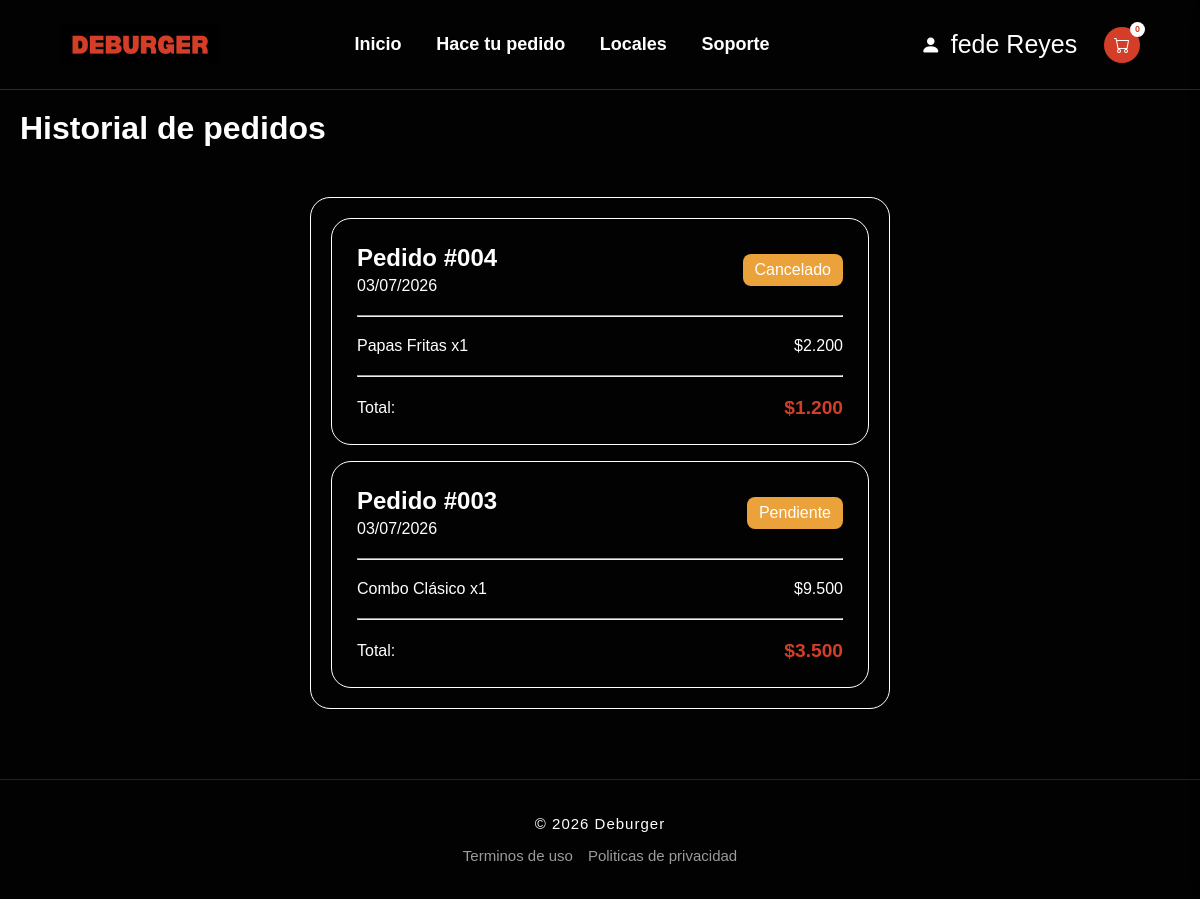
Screenshot of /orders.php (signed in) with the database file from the repository.
### tables this page shows
CREATE TABLE `detalle_pedidos` (
  `id_detalle` int(11) NOT NULL AUTO_INCREMENT,
  `id_pedido` int(11) DEFAULT NULL,
  `cantidad` int(11) DEFAULT NULL,
  `id_producto` int(11) DEFAULT NULL,
  PRIMARY KEY (`id_detalle`),
  KEY `id_pedido` (`id_pedido`),
  KEY `id_producto` (`id_producto`),
  CONSTRAINT `chk_detalle_cantidad` CHECK (`cantidad` > 0),
  CONSTRAINT `detalle_pedidos_ibfk_1` FOREIGN KEY (`id_pedido`)
    REFERENCES `pedidos` (`id_pedido`),
  CONSTRAINT `detalle_pedidos_ibfk_2` FOREIGN KEY (`id_producto`)
    REFERENCES `productos` (`id_producto`)
);

CREATE TABLE `pedidos` (
  `id_pedido` int(11) NOT NULL AUTO_INCREMENT,
  `id_cliente` int(11) DEFAULT NULL,
  `fecha` date DEFAULT (CURRENT_DATE),
  `tipo_pago` varchar(255) DEFAULT NULL,
  `total` decimal(10,2) DEFAULT NULL,
  `estado` varchar(255) DEFAULT NULL,
  `tipo_entrega` varchar(20) DEFAULT NULL,
  PRIMARY KEY (`id_pedido`),
  KEY `id_cliente` (`id_cliente`),
  CONSTRAINT `chk_pedido_tipo_pago` CHECK (`tipo_pago` IN ('Efectivo','Tarjeta')),
  CONSTRAINT `chk_pedido_total` CHECK (`total` >= 0),
  CONSTRAINT `chk_pedido_estado` CHECK (`estado` IN ('Pendiente','Preparando','Entregado','Cancelado')),
  CONSTRAINT `chk_pedido_entrega` CHECK (`tipo_entrega` IN ('Delivery','Retiro')),
  CONSTRAINT `pedidos_ibfk_1` FOREIGN KEY (`id_cliente`)
    REFERENCES `clientes` (`id_cliente`)
);

CREATE TABLE `productos` (
  `id_producto` int(11) NOT NULL AUTO_INCREMENT,
  `nombre` varchar(255) NOT NULL,
  `id_categoria` int(11) DEFAULT NULL,
  `precio` decimal(10,2) DEFAULT NULL,
  `descripcion` varchar(255) NOT NULL,
  PRIMARY KEY (`id_producto`),
  KEY `id_categoria` (`id_categoria`),
  CONSTRAINT `chk_producto_precio` CHECK (`precio` >= 0),
  CONSTRAINT `productos_ibfk_1` FOREIGN KEY (`id_categoria`)
    REFERENCES `categorias` (`id_categoria`)
);

### orders.php (called while the page is built, shortened)
<?php
require_once "includes/config.php";
$idCliente = (int) $_SESSION['usuario']['id_cliente'];
$pedidos = [];
$stmt = mysqli_prepare($conn,
    "SELECT p.id_pedido, p.fecha, p.total, p.estado, p.tipo_pago, p.tipo_entrega,
            dp.cantidad, pr.nombre, pr.precio
     FROM pedidos p
     LEFT JOIN detalle_pedidos dp ON dp.id_pedido = p.id_pedido
     LEFT JOIN productos pr ON pr.id_producto = dp.id_producto
     WHERE p.id_cliente = ?
     ORDER BY p.id_pedido DESC, dp.id_detalle ASC");
mysqli_stmt_bind_param($stmt, "i", $idCliente);
mysqli_stmt_execute($stmt);
$res = mysqli_stmt_get_result($stmt);
while ($fila = mysqli_fetch_assoc($res)) {
    $id = $fila['id_pedido'];
    if (!isset($pedidos[$id])) {
        $pedidos[$id] = [
            'id' => $id,
            'fecha' => $fila['fecha'],
            'total' => $fila['total'],
            'estado' => $fila['estado'],
            'tipo_pago' => $fila['tipo_pago'],
            'tipo_entrega' => $fila['tipo_entrega'],
            'productos' => []
        ];
    }
    if ($fila['nombre'] !== null) {
        $pedidos[$id]['productos'][] = $fila;
    }
}
require_once "views/layout.php";

### views/orders_view.php (the view, shortened to what this page needs)
<head>
</head>
<main id="mainOrders">
    <h1>Historial de pedidos</h1>
    <div class="historial">
        <?php foreach ($pedidos as $pedido) { ?>
        <div class="pedido">
            <div class="pedidoCabecera">
                <div>
                    <h2>Pedido #<?php echo str_pad($pedido['id'], 3, '0', STR_PAD_LEFT); ?></h2>
                    <p><?php echo date('d/m/Y', strtotime($pedido['fecha'])); ?></p>
                </div>
                <span class="estadoPedido"><?php echo htmlspecialchars($pedido['estado'] ?? ''); ?></span>
            </div>
            <hr>
            <div class="productosPedido">
                <?php foreach ($pedido['productos'] as $prod) { ?>
                <div>
                    <p><?php echo htmlspecialchars($prod['nombre']); ?> x<?php echo (int) $prod['cantidad']; ?></p>
                    <p>$<?php echo number_format($prod['precio'] * $prod['cantidad'], 0, ',', '.'); ?></p>
                </div>
                <?php } ?>
            </div>
            <hr>
            <div class="totalPedido">
                <p>Total:</p>
                <strong>$<?php echo number_format($pedido['total'], 0, ',', '.'); ?></strong>
            </div>
        </div>
        <?php } ?>
    </div>
</main>

### views/layout.php (shortened to what this page needs)
<head>
    <link href="css/styles.css" rel="stylesheet">
    <link rel="stylesheet"
        href="https://cdn.jsdelivr.net/npm/bootstrap-icons@1.11.3/font/bootstrap-icons.css">
</head>
<body>
    <header>
        <a href="index.php">
            <img src="img/Deburger.png" alt="Logo Deburger">
        </a>
        <nav>
            <a href="index.php">Inicio</a>
            <a href="takeAway.php">Hace tu pedido</a>
            <a href="locals.php">Locales</a>
            <a href="support.php">Soporte</a>
        </nav>
        <?php
        if (isset($_SESSION['usuario'])) { ?>
            <div class="usuario" onclick="toggleMenu()">
                <i class="bi bi-person-fill"></i>
                <p class="NomUser"><?php echo $_SESSION['usuario']['nombre'] ?> <?php echo $_SESSION['usuario']['apellido'] ?></p>
            </div>
        <?php
        } else {
        ?>
            <a href="login.php" class="btnRojo">Iniciar sesión</a>
        <?php
        }
        ?>
        <?php if (isset($_SESSION['usuario'])) { ?>
        <div class="cart-icon">
            <i class="bi bi-cart"></i>
            <span>0</span>
        </div>
        <?php } ?>
    </header>
    <?php
    $section = (isset($section)) ? $section : 'home';
    require_once $section . '_view.php';
    ?>
    <footer>
        <p>© 2026 Deburger</p>
        <div>
            <a href="#">Terminos de uso</a>
            <a href="privacyPolicy.php">Politicas de privacidad</a>
        </div>
    </footer>
</body>
</html>

### css/styles.css (style rules this page uses)
* { margin: 0; padding: 0; box-sizing: border-box; color: white; font-family: sans-serif; }
html, body { margin: 0; min-height: 100%; }
body { min-height: 100vh; display: flex; flex-direction: column; }
main { flex: 1; display: flex; flex-direction: column; background-color: var(--grisOscuro); }
a { text-decoration: none; }
header { width: 100%; height: 90px; display: flex; justify-content: space-between; align-items: center; padding: 0 60px; border-bottom: 1px solid #292929; background-color: var(--grisOscuro); }
nav { flex: 1; display: flex; flex-direction: row; align-items: center; justify-content: space-evenly; padding: 0 100px 0 100px; }
nav a { font-size: 18px; font-weight: bold; transition: .3s; }
header>a { display: flex; align-items: center; gap: 15px; }
header>a img { width: 160px; }
header>a { font-size: 35px; font-weight: bold; color: var(--rojo); }
.NomUser { color: white; padding: 0 10px; font-size: 25px; }
.usuario { display: flex; flex-direction: row; justify-content: center; align-items: center; width: 200px; }
.usuario i { font-size: 20px; }
.cart-icon { display: flex; flex-direction: row; gap: 5px; align-items: center; justify-content: center; }
.cart-icon i { background-color: var(--rojo); padding: 10px; border-radius: 20px; font-weight: bold; transition: 0.5s; }
footer { border-top: 1px solid #222; padding: 35px 0; text-align: center; color: #bbb; font-size: 15px; display: flex; flex-direction: column; gap: 1em; background-color: var(--grisOscuro); }
footer p { letter-spacing: 1px; }
footer div { display: flex; flex-direction: row; gap: 1em; justify-content: center; }
footer a { color: rgb(155, 155, 155); }
.cart-icon { position: relative; }
.cart-icon span { background-color: white; color: var(--rojo); border-radius: 50%; width: 15px; height: 15px; font-size: 9px; display: flex; align-items: center; justify-content: center; font-weight: 600; position: absolute; right: -5px; top: -5px; }
#mainConfig, #mainOrders { padding: 20px; }
#mainConfig>div, #mainOrders>div { width: 50%; margin: 50px auto; display: flex; flex-direction: column; border-radius: 20px; padding: 30px; border: 1px solid white; }
#mainOrders>div { display: flex; flex-direction: column; align-items: center; justify-content: center; gap: 1em; padding: 20px; }
.historial { width: 50%; margin: 50px auto; display: flex; flex-direction: column; gap: 20px; }
.pedido { width: 100%; display: flex; flex-direction: column; padding: 25px; border: 1px solid white; border-radius: 20px; }
.pedidoCabecera { display: flex; flex-direction: row; justify-content: space-between; align-items: center; }
.pedidoCabecera h2 { margin: 0; }
.pedidoCabecera p { margin: 5px 0 0 0; }
.estadoPedido { background-color: var(--naranja); padding: 7px 12px; border-radius: 8px; }
.pedido hr { width: 100%; margin: 20px 0; }
.productosPedido { display: flex; flex-direction: column; gap: 10px; }
.productosPedido>div { display: flex; flex-direction: row; justify-content: space-between; }
.productosPedido p { margin: 0; }
.totalPedido { display: flex; flex-direction: row; justify-content: space-between; align-items: center; }
.totalPedido p { margin: 0; }
.totalPedido strong { color: var(--rojo); font-size: 1.2em; }

### rows the page displays
detalle_pedidos: id_pedido.id_pedido "004", id_pedido.fecha "03/07/2026", id_pedido.estado "Cancelado", id_producto.nombre "Papas Fritas", cantidad "1", $prod['precio'] * $prod['cantidad'] "2.200", id_pedido.total "1.200"
detalle_pedidos: id_pedido.id_pedido "003", id_pedido.fecha "03/07/2026", id_pedido.estado "Pendiente", id_producto.nombre "Combo Clásico", cantidad "1", $prod['precio'] * $prod['cantidad'] "9.500", id_pedido.total "3.500"

### other values shown
$_SESSION['usuario']['nombre'] "fede"
$_SESSION['usuario']['apellido'] "Reyes"
